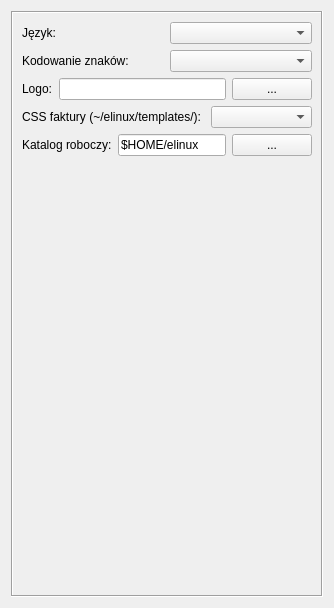
     <widget class="QWidget" name="TabPage1">
      <attribute name="title">
       <string>Ogólne</string>
      </attribute>
      <layout class="QGridLayout">
       <item row="0" column="0">
        <widget class="QFrame" name="frame">
         <property name="frameShape">
          <enum>QFrame::Box</enum>
         </property>
         <property name="frameShadow">
          <enum>QFrame::Sunken</enum>
         </property>
         <layout class="QVBoxLayout" name="verticalLayout_6">
          <item>
           <layout class="QHBoxLayout" name="_3">
            <item>
             <widget class="QLabel" name="textLabel1_4">
              <property name="text">
               <string>Język:</string>
              </property>
              <property name="wordWrap">
               <bool>false</bool>
              </property>
             </widget>
            </item>
            <item>
             <widget class="QComboBox" name="langList"/>
            </item>
           </layout>
          </item>
          <item>
           <layout class="QHBoxLayout" name="_4">
            <item>
             <widget class="QLabel" name="textLabel1_4_2">
              <property name="text">
               <string>Kodowanie znaków:</string>
              </property>
              <property name="wordWrap">
               <bool>false</bool>
              </property>
             </widget>
            </item>
            <item>
             <widget class="QComboBox" name="codecList"/>
            </item>
           </layout>
          </item>
          <item>
           <layout class="QHBoxLayout" name="_5">
            <item>
             <widget class="QLabel" name="textLabel1">
              <property name="text">
               <string>Logo:</string>
              </property>
              <property name="wordWrap">
               <bool>false</bool>
              </property>
             </widget>
            </item>
            <item>
             <widget class="QLineEdit" name="logoEdit"/>
            </item>
            <item>
             <widget class="QPushButton" name="addLogoBtn">
              <property name="text">
               <string>...</string>
              </property>
             </widget>
            </item>
           </layout>
          </item>
          <item>
           <layout class="QHBoxLayout" name="_6">
            <item>
             <widget class="QLabel" name="labelCSS">
              <property name="text">
               <string>CSS faktury (~/elinux/templates/): </string>
              </property>
              <property name="wordWrap">
               <bool>false</bool>
              </property>
             </widget>
            </item>
            <item>
             <widget class="QComboBox" name="cssList"/>
            </item>
           </layout>
          </item>
          <item>
           <layout class="QHBoxLayout" name="_7">
            <item>
             <widget class="QLabel" name="locationLable">
              <property name="text">
               <string>Katalog roboczy:</string>
              </property>
              <property name="wordWrap">
               <bool>false</bool>
              </property>
             </widget>
            </item>
            <item>
             <widget class="QLineEdit" name="workingDirEdit">
              <property name="text">
               <string>$HOME/elinux</string>
              </property>
             </widget>
            </item>
            <item>
             <widget class="QPushButton" name="workingDirBtn">
              <property name="text">
               <string>...</string>
              </property>
             </widget>
            </item>
           </layout>
          </item>
          <item>
           <spacer name="spacer77_3">
            <property name="orientation">
             <enum>Qt::Vertical</enum>
            </property>
            <property name="sizeType">
             <enum>QSizePolicy::Expanding</enum>
            </property>
            <property name="sizeHint" stdset="0">
             <size>
              <width>20</width>
              <height>430</height>
             </size>
            </property>
           </spacer>
          </item>
         </layout>
        </widget>
       </item>
      </layout>
     </widget>
